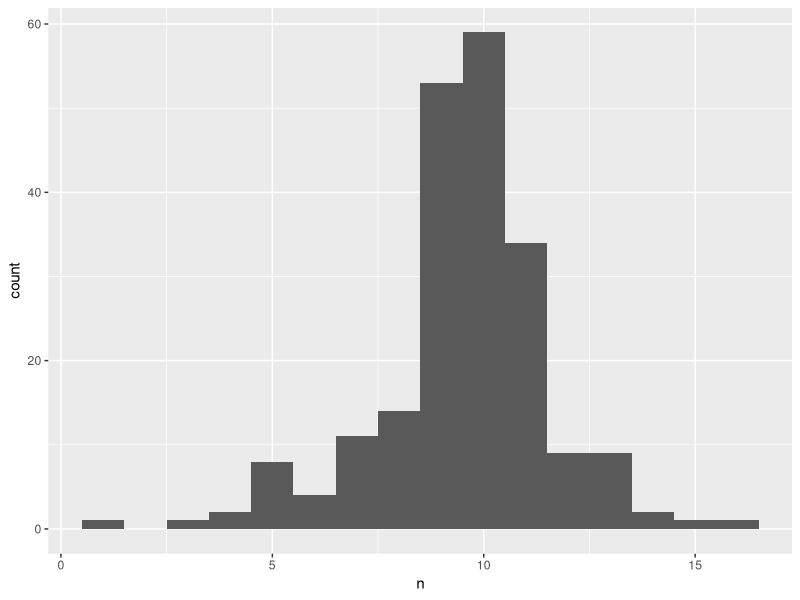

This figure's R source:
## ---- chunk 1

library(ggplot2)

cookie <- read.csv('choc_chip_cookie_ingredients.csv')

## ---- chunk 2
# install.packages("skimr")

library(skimr)

skim(cookie)

skim(cookie) %>%
  dplyr::select(skim_type, skim_variable, numeric.hist, numeric.mean)

## ---- chunk 3
library(dplyr)

top_ingredients <- cookie %>% count(Ingredient, Recipe_Index, sort = TRUE) %>% count(Ingredient, sort = TRUE) %>% mutate(proportion = round((n/209), digits = 2)) 

print(top_ingredients %>% head(20))

## ---- chunk 4

less_than_20 <- top_ingredients %>% filter(n < 20) %>% pull(Ingredient)

less_than_20_string <- ""
for (x in less_than_20) {
  if (which(less_than_20 == x) != 1) {
    less_than_20_string <- paste(less_than_20_string, x, sep = ", ")
  } else {
    less_than_20_string <- paste(less_than_20_string, x)
  }
}

print(paste("Ingredients that are in less than 20 recipes:", less_than_20_string))

## ---- chunk 5
library(ggplot2)
ingredient_count <- count(cookie, Recipe_Index)
ggplot(ingredient_count, aes(n)) + geom_histogram(bins = max(ingredient_count$n))

